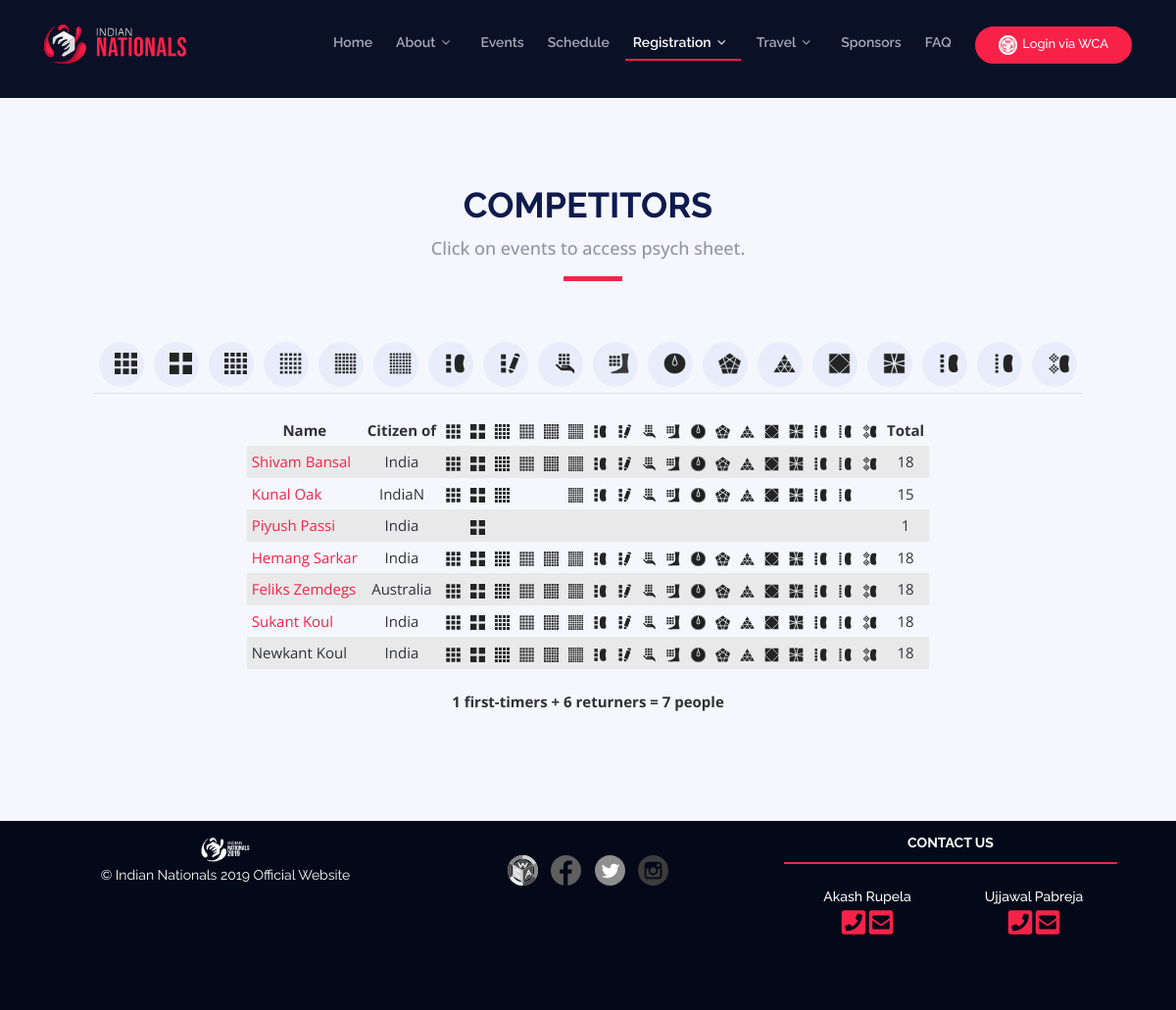
Screenshot of /competitors/index.php with the database file from the repository.
### tables this page shows
CREATE TABLE IF NOT EXISTS `registrations` (
  `email_id` varchar(100) NOT NULL,
  `name` varchar(75) NOT NULL,
  `WCAID` varchar(10) DEFAULT NULL,
  `gender` enum('m','f') NOT NULL DEFAULT 'M',
  `birth_date` date NOT NULL DEFAULT '1000-01-01',
  `country_name` varchar(35) DEFAULT NULL,
  `222` enum('Y','N') NOT NULL DEFAULT 'N',
  `333` enum('Y','N') NOT NULL DEFAULT 'N',
  `444` enum('Y','N') NOT NULL DEFAULT 'N',
  `555` enum('Y','N') NOT NULL DEFAULT 'N',
  `666` enum('Y','N') NOT NULL DEFAULT 'N',
  `777` enum('Y','N') NOT NULL DEFAULT 'N',
  `333bf` enum('Y','N') NOT NULL DEFAULT 'N',
  `333fm` enum('Y','N') NOT NULL DEFAULT 'N',
  `333ft` enum('Y','N') NOT NULL DEFAULT 'N',
  `333mbf` enum('Y','N') NOT NULL DEFAULT 'N',
  `444bf` enum('Y','N') NOT NULL DEFAULT 'N',
  `555bf` enum('Y','N') NOT NULL DEFAULT 'N',
  `skewb` enum('Y','N') NOT NULL DEFAULT 'N',
  `pyram` enum('Y','N') NOT NULL DEFAULT 'N',
  `minx` enum('Y','N') NOT NULL DEFAULT 'N',
  `sq1` enum('Y','N') NOT NULL DEFAULT 'N',
  `clock` enum('Y','N') NOT NULL DEFAULT 'N',
  `333oh` enum('Y','N') NOT NULL DEFAULT 'N',
  PRIMARY KEY (`email_id`)
);

### competitors/index.php (the view)
<?php
include('../header.php')
?>
  <main id="main" class="main-page">
    <section id="competitors-details" class="section-with-bg">
      <div class="container wow fadeInUp">
        <div class="section-header">
          <h2>Competitors</h2>
          <p>Click on events to access psych sheet.</p>
        </div>
          <div align="center">
            <div class="details">
              <div class="social">
              <div class="wrapper">
                <ul class="nav nav-tabs" role="tablist" >
                  <li class="nav-item">
                    <a class="nav-link" href="../psych-sheet?eventId=333" ><img src="../img/events/3x3.png" class="center"></a>
                  </li>
                  <li class="nav-item">
                    <a class="nav-link" href="../psych-sheet?eventId=222"><img src="../img/events/2x2.png" class="center"></a>
                  </li>
                  <li class="nav-item">
                    <a class="nav-link" href="../psych-sheet?eventId=444"><img src="../img/events/4x4.png" class="center"></a>
                  </li>
                  <li class="nav-item">
                    <a class="nav-link" href="../psych-sheet?eventId=555"><img src="../img/events/5x5.png" class="center"></a>
                  </li>
                  <li class="nav-item">
                    <a class="nav-link" href="../psych-sheet?eventId=666"><img src="../img/events/6x6.png" class="center"></a>
                  </li>
                  <li class="nav-item">
                    <a class="nav-link" href="../psych-sheet?eventId=777"><img src="../img/events/7x7.png" class="center"></a>
</li>
  <li class="nav-item">
                    <a class="nav-link" href="../psych-sheet?eventId=333bf"><img src="../img/events/3BLD.png" class="center"></a>
                  </li>
                  <li class="nav-item">
                    <a class="nav-link" href="../psych-sheet?eventId=333fm"><img src="../img/events/FMC.png" class="center"></a>
                  </li>
                  <li class="nav-item">
                    <a class="nav-link" href="../psych-sheet?eventId=333oh"><img src="../img/events/3OH.png" class="center"></a>
                  </li>
                  <li class="nav-item">
                    <a class="nav-link" href="../psych-sheet?eventId=333ft"><img src="../img/events/FEET.png" class="center"></a>
                  </li>
                  <li class="nav-item">
                    <a class="nav-link" href="../psych-sheet?eventId=clock"><img src="../img/events/CLOCK.png" class="center"></a>
                  </li>
                  <li class="nav-item">
                    <a class="nav-link" href="../psych-sheet?eventId=minx" ><img src="../img/events/MINX.png" class="center"></a>
                  </li>
                  <li class="nav-item">
                    <a class="nav-link" href="../psych-sheet?eventId=pyram"><img src="../img/events/pyra.png" class="center"></a>
                  </li>
                  <li class="nav-item">
                    <a class="nav-link" href="../psych-sheet?eventId=skewb"><img src="../img/events/skewb.png" class="center"></a>
                  </li>
                  <li class="nav-item">
                    <a class="nav-link" href="../psych-sheet?eventId=sq1"><img src="../img/events/sq1.png" class="center"></a>
                  </li>
                  <li class="nav-item">
                    <a class="nav-link" href="../psych-sheet?eventId=444bf"><img src="../img/events/4BLD.png" class="center"></a>
                  </li>
                  <li class="nav-item">
                    <a class="nav-link" href="../psych-sheet?eventId=555bf"><img src="../img/events/5BLD.png" class="center"></a>
                  </li>
                  <li class="nav-item">
                    <a class="nav-link" href="../psych-sheet?eventId=333mbf"><img src="../img/events/MBLD.png" class="center"></a>
                  </li>
                </ul>
              </div>
              </div>
            </div>
          </div>
          <div class="tab-content row justify-content-center">
            <div class="wrapper">
              <table class = "striped leftcolumn1table">
                <thead>
                  <tr>
                    <th> Name </th>
                    <th> Citizen of </th>
                    <th> <img src="../img/events/3x3.svg" class="low"> </th>
                    <th> <img src="../img/events/2x2.svg" class="low">  </th>
                    <th> <img src="../img/events/4x4.svg" class="low">  </th>
                    <th> <img src="../img/events/5x5.svg" class="low"> </th>
                    <th> <img src="../img/events/6x6.svg" class="low"> </th>
                    <th> <img src="../img/events/7x7.svg" class="low"> </th>
                    <th> <img src="../img/events/3BLD.svg" class="low"> </th>
                    <th> <img src="../img/events/FMC.svg" class="low"> </th>
                    <th> <img src="../img/events/3OH.svg" class="low"> </th>
                    <th> <img src="../img/events/FEET.svg" class="low"> </th>
                    <th> <img src="../img/events/CLOCK.svg" class="low"> </th>
                    <th> <img src="../img/events/MINX.svg" class="low"> </th>
                    <th> <img src="../img/events/pyra.svg" class="low"> </th>
                    <th> <img src="../img/events/skewb.svg" class="low"> </th>
                    <th> <img src="../img/events/sq1.svg" class="low"> </th>
                    <th> <img src="../img/events/4BLD.svg" class="low"> </th>
                    <th> <img src="../img/events/5BLD.svg" class="low"> </th>
                    <th> <img src="../img/events/MBLD.svg" class="low"> </th>
                    <th> Total </th>
                  </tr>
                </thead>
                <tbody>
<?php
$conn = new mysqli("localhost", "root", "n@ts2019", "nats19");
$sql = "SELECT * FROM registrations";
$result = $conn->query($sql);
$competitor_count=0;
$newcomer_count=0;
$oldcomer_count=0;
foreach($result as $row){
    $count=0;
    $competitor_count+=1;
    echo "<tr>";
    echo "<td>";
    if(!is_null($row['WCAID'])){
            echo "<a href='https://www.worldcubeassociation.org/persons/".$row['WCAID']."' target='_blank'>";
            $oldcomer_count+=1;
    }
    else{
      $newcomer_count+=1;
    }
    echo $row['name']."</a></td>";
    echo "<td>".$row['country_name']."</td>";
    echo "<td>"; if ($row['333'] =="Y"){echo "<img src='../img/events/3x3.svg' class='low'>"; $count+=1;} echo"</td>";
    echo "<td>"; if ($row['222'] =="Y"){echo "<img src='../img/events/2x2.svg' class='low'>"; $count+=1;} echo"</td>";
    echo "<td>"; if ($row['444'] =="Y"){echo "<img src='../img/events/4x4.svg' class='low'>"; $count+=1; } echo"</td>";
    echo "<td>"; if ($row['555'] =="Y"){echo "<img src='../img/events/5x5.svg' class='low'>"; $count+=1;} echo"</td>";
    echo "<td>"; if ($row['666'] =="Y"){echo "<img src='../img/events/6x6.svg' class='low'>"; $count+=1;} echo"</td>";
    echo "<td>"; if ($row['777'] =="Y"){echo "<img src='../img/events/7x7.svg' class='low'>"; $count+=1;} echo"</td>";
    echo "<td>"; if ($row['333bf'] =="Y"){echo "<img src='../img/events/3BLD.svg' class='low'>"; $count+=1;} echo"</td>";
    echo "<td>"; if ($row['333fm'] =="Y"){echo "<img src='../img/events/FMC.svg' class='low'>"; $count+=1;} echo"</td>";
    echo "<td>"; if ($row['333oh'] =="Y"){echo "<img src='../img/events/3OH.svg' class='low'>"; $count+=1;} echo"</td>";
    echo "<td>"; if ($row['333ft'] =="Y"){echo "<img src='../img/events/FEET.svg' class='low'>"; $count+=1;} echo"</td>";
    echo "<td>"; if ($row['clock'] =="Y"){echo "<img src='../img/events/CLOCK.svg' class='low'>"; $count+=1;} echo"</td>";
    echo "<td>"; if ($row['minx'] =="Y"){echo "<img src='../img/events/MINX.svg' class='low'>"; $count+=1;} echo"</td>";
    echo "<td>"; if ($row['pyram'] =="Y"){echo "<img src='../img/events/pyra.svg' class='low'>"; $count+=1;} echo"</td>";
    echo "<td>"; if ($row['skewb'] =="Y"){echo "<img src='../img/events/skewb.svg' class='low'>"; $count+=1;} echo"</td>";
    echo "<td>"; if ($row['sq1'] =="Y"){echo "<img src='../img/events/sq1.svg' class='low'>"; $count+=1;} echo"</td>";
    echo "<td>"; if ($row['444bf'] =="Y"){echo "<img src='../img/events/4BLD.svg' class='low'>"; $count+=1;} echo"</td>";
    echo "<td>"; if ($row['555bf'] =="Y"){echo "<img src='../img/events/5BLD.svg' class='low'>"; $count+=1;} echo"</td>";
    echo "<td>"; if ($row['333mbf'] =="Y"){echo "<img src='../img/events/MBLD.svg' class='low'>"; $count+=1;} echo"</td>";
    echo "<td>".$count."</td>";
    echo "</tr>";
}
?>
                                   </tbody>
              </table>
        <br> <p align="middle"> <b>
          <?php
          echo $newcomer_count.' first-timers + '.$oldcomer_count.' returners   = '.$competitor_count.' people'; ?> </b> </p>
        </div>
      </div>
      </div>
    </section>
  </main>
<?php
include('../footer.php')
?>

### header.php (shortened to what this page needs)
<!DOCTYPE html>
<html lang="en">
<head>
  <link href="../lib/bootstrap/css/bootstrap.min.css" rel="stylesheet">
  <link href="../lib/font-awesome/css/font-awesome.min.css" rel="stylesheet">
  <link href="../lib/animate/animate.min.css" rel="stylesheet">
  <link href="../lib/owlcarousel/assets/owl.carousel.min.css" rel="stylesheet">
  <link href="../css/materialize.css" rel="stylesheet">
  <link href="../css/style.css" rel="stylesheet">
</head>
<body>
<div class="main-container">
  <header id="header" class="other-pages">
    <div class="container">
      <div id="logo" class="pull-left">
  <a href="../" class="scrollto"><img src="../img/nats-logo.svg" height="40px" alt="" title=""></a>      </div>
      <nav id="nav-menu-container">
        <ul class="nav-menu">
        <li class="<?php echo ($_SERVER['PHP_SELF'] == "/index.php" ? "menu-active" : "");?>"><a href="../">Home</a></li>
          <li class="<?php echo (($_SERVER['PHP_SELF'] == "/venue/index.php" || $_SERVER['PHP_SELF'] == "/team/index.php") ? "menu-active" : "");?>"><a href="#">About</a>
          </li>
          <li class="<?php echo ($_SERVER['PHP_SELF'] == "/events/index.php" ? "menu-active" : "");?>"><a href="../events">Events</a></li>
          <li class="<?php echo ($_SERVER['PHP_SELF'] == "/schedule/index.php" ? "menu-active" : "");?>"><a href="../schedule">Schedule</a></li>
            <li class="<?php echo (($_SERVER['PHP_SELF'] == "/competitors/index.php" || $_SERVER['PHP_SELF'] == "/competitors/psych-sheet.php" || $_SERVER['PHP_SELF'] == "/accommodation/register.php") ? "menu-active" : "");?>"><a href="#">Registration</a>
          </li>
          <li class="<?php echo (($_SERVER['PHP_SELF'] == "/transport/index.php" || $_SERVER['PHP_SELF'] == "/accommodation/index.php") ? "menu-active" : "");?>"><a href="#">Travel</a>
          </li>
          <li class="<?php echo ($_SERVER['PHP_SELF'] == "/sponsors/index.php" ? "menu-active" : "");?>"><a href="../sponsors">Sponsors</a></li>
            <li class="<?php echo ($_SERVER['PHP_SELF'] == "/faq/index.php" ? "menu-active" : "");?>"><a href="../faq">FAQ</a></li>
                       <?php
                 if(isset($_SESSION['email'])) {
                   echo '<li class="buy-tickets"><a href="#">';
       echo '<img src=';
       echo '"' . $_SESSION['avatar'] . '" class="signedin">';
       echo "Hi " . strtok($_SESSION['name'], ' ') . "</a>";
       echo '<ul class="sub-nav"> <li class="sub-nav-item" ><a class="sub-nav-link2" href="../logout.php">Logout</a></li></ul></li>';
     } else {
                   echo '<li class="buy-tickets">';
       echo '<a href="https://www.worldcubeassociation.org/oauth/authorize?client_id=c02ad8e3446378078c5cbb73874bac335f08d9cc36f57c74fd11f9aa6df23a7e&redirect_uri=https%3A%2F%2Fnats19.in%2F&response_type=code&scope=public+dob+email">';
       echo '<img src="../img/events/wca.png" class="wcalogo">Login via WCA</a></li>';
     }
          ?>
        </ul>
      </nav>
    </div>
  </header>

### footer.php (shortened to what this page needs)
<link rel="stylesheet" href="https://use.fontawesome.com/releases/v5.6.3/css/all.css">
  <footer id="footer">
    <div class="footer-top">
      <div class="container">
        <div class="row">
          <div class="col-lg-4 col-md-6 footer-info">
            <div class="wrapper">
              <img src="../img/logo.png" alt="TheEvenet">
              <p>
                © Indian Nationals 2019 Official Website
              </p>
            </div>
          </div>
          <div class="col-lg-4 col-md-6 footer-info">
            <div class="wrapper">
              <div class="social-links" style="margin-top: 20px;">
                <a href="https://www.worldcubeassociation.org/competitions/IndianNationals2019" target="about_blank"> <img class="footerimg" src="../img/events/wca-logo.svg"></a>
                <a href="https://www.facebook.com/IndianNationals2019/" target="about_blank"><img class="footerimg" src="../img/events/facebook.svg"></a>
                <a href="#" target="about_blank"><img class="footerimg" src="../img/events/twitter.svg"></a>
                <a href="https://www.instagram.com/indiannationals19/" target="about_blank"><img class="footerimg" src="../img/events/instagram.svg"></a>
              </div>
          </div>
        </div>
          <div class="col-lg-4 col-md-6 footer-contact">
            <div class="wrapper">
              <h4>Contact Us</h4>
            <div class="row">
              <div class="col-lg-6 col-md-6 footer-info">
              <p>
                <strong>Akash Rupela</strong> <br>
                  <a href="tel:+918447852838"><i class="fas fa-phone-square fa-2x" aria-hidden="true"></i></a>
                  <a href="mailto:arupela@worldcubeassociation.org"><i class="fas fa-envelope-square fa-2x"></i></a>
              </p>
            </div>
            <div class="col-lg-6 col-md-6 footer-info">
              <p>
                <strong>Ujjawal Pabreja</strong> <br>
                  <a href="tel:+919818616737"><i class="fas fa-phone-square fa-2x" aria-hidden="true"></i></a>
                  <a href="mailto:upabreja@worldcubeassociation.org"><i class="fas fa-envelope-square fa-2x"></i></a>
              </p>
            </div>
          </div>
</div>
        </div>
      </div>
    </div>
  </footer>
</div>
</body>
</html>

### rows the page displays
registrations: name "Shivam Bansal", country_name "India", count "18"
registrations: name "Kunal Oak", country_name "IndiaN", count "15"
registrations: name "Piyush Passi", country_name "India", count "1"
registrations: name "Hemang Sarkar", country_name "India", count "18"
registrations: name "Feliks Zemdegs", country_name "Australia", count "18"
registrations: name "Sukant Koul", country_name "India", count "18"
registrations: name "Newkant Koul", country_name "India", count "18"

### other values shown
$newcomer_count "1"
$oldcomer_count "6"
$competitor_count "7"
